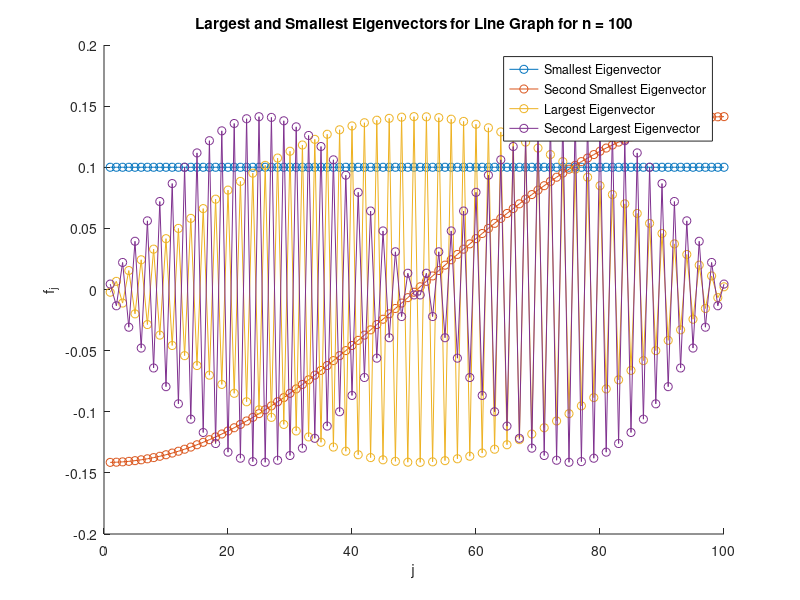
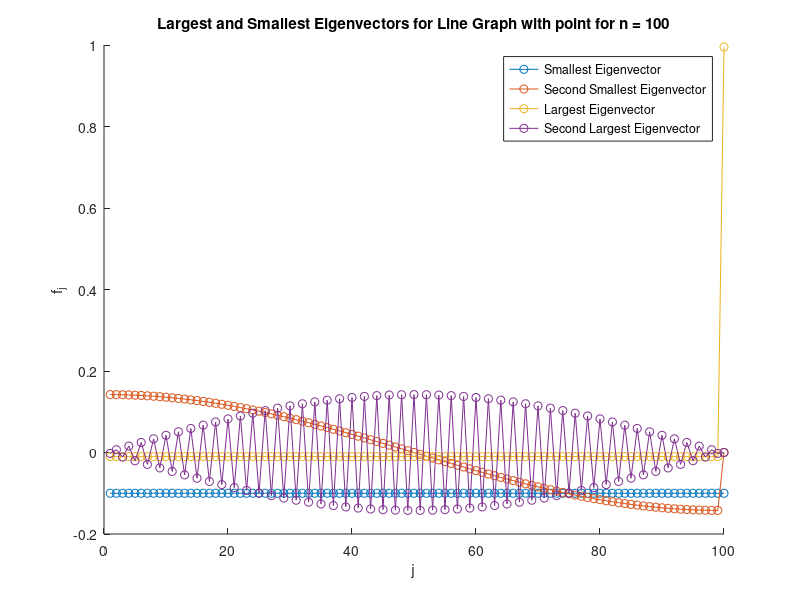
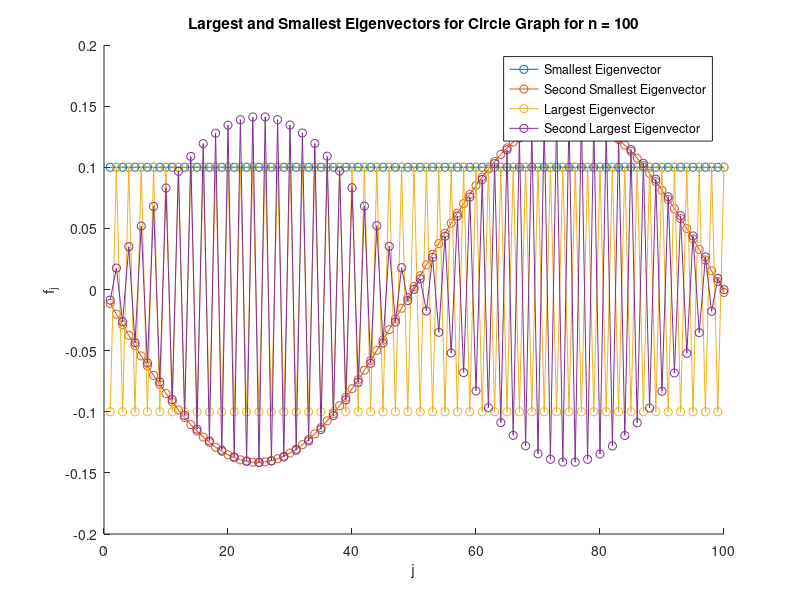
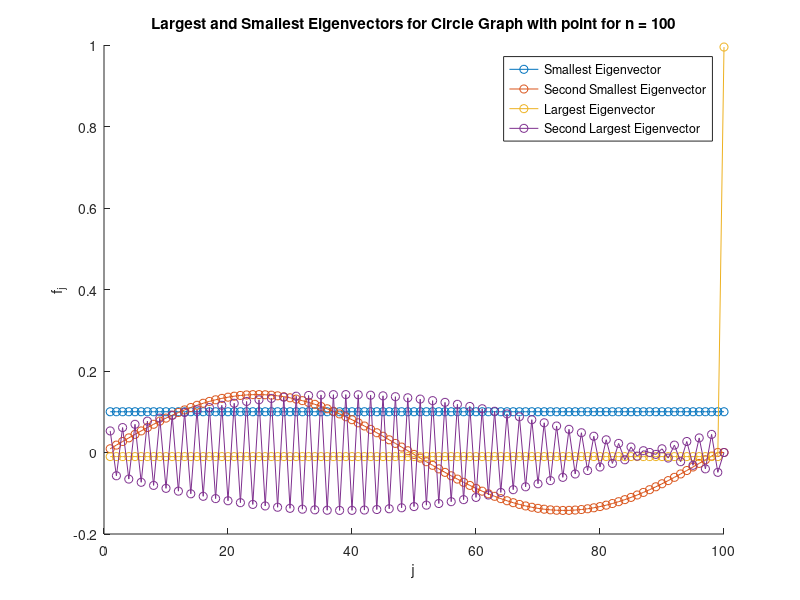

MATLAB code to generate these figures, in order: (Note: a time limit stopped this script after it produced the figures.)
% Building all 4 graph laplacians and computing their eigenvectors
n = 100;
% Line graph
L_line = zeros(n);
for i = 1:n
    if i == 1
        L_line(i,i) = 1;
        L_line(i,i+1) = -1;
    elseif i == n
        L_line(i,i) = 1;
        L_line(i,i-1) = -1;
    else
        L_line(i,i) = 2;
        L_line(i,i-1) = -1;
        L_line(i,i+1) = -1;
    end
end
[V_line, D_line] = eig(L_line);
[d_line, ind] = sort(diag(D_line));
V_line = V_line(:,ind);
% Line graph with point
L_line_point = zeros(n);
for i = 1:n
    if i == 1
        L_line_point(i,i) = 2;
        L_line_point(i,i+1) = -1;
        L_line_point(i,n) = -1;
    elseif i == n-1
        L_line_point(i,i) = 2;
        L_line_point(i,i-1) = -1;
        L_line_point(i,n) = -1;
    elseif i == n
        L_line_point(i,i) = n-1;
        L_line_point(i,1:n-1) = -ones(1,n-1);        
    else
        L_line_point(i,i) = 3;
        L_line_point(i,i-1) = -1;
        L_line_point(i,i+1) = -1;
        L_line_point(i, n) = -1;
    end
end
[V_line_point, D_line_point] = eig(L_line_point);
[d_line_point, ind] = sort(diag(D_line_point));
V_line_point = V_line_point(:,ind);
% Circle graph
L_circ = zeros(n);
for i = 1:n
    L_circ(i,i) = 2;
    if i == 1
        L_circ(i, i+1) = -1;
        L_circ(i,n) = -1;
    elseif i == n
        L_circ(i, 1) = -1;
        L_circ(i,i-1) = -1;
    else
        L_circ(i, i+1) = -1;
        L_circ(i, i-1) = -1;
    end
end
[V_circ, D_circ] = eig(L_circ);
[d_circ, ind] = sort(diag(D_circ));
V_circ = V_circ(:,ind);
% Circle graph with point
L_circ_point = zeros(n);
for i = 1:n
    if i == n
        L_circ_point(i,i) = n-1;
        L_circ_point(i,1:n-1) = -ones(1,n-1);
    elseif i == 1
        L_circ_point(i,i) = 3;
        L_circ_point(i, i+1) = -1;
        L_circ_point(i,n-1) = -1;
        L_circ_point(i,n) = -1;
    elseif i == n-1
        L_circ_point(i,i) = 3;
        L_circ_point(i, 1) = -1;
        L_circ_point(i,i-1) = -1;
        L_circ_point(i,n) = -1;
    else
        L_circ_point(i,i) = 3;
        L_circ_point(i, i+1) = -1;
        L_circ_point(i, i-1) = -1;
        L_circ_point(i,n) = -1;
    end
end
[V_circ_point, D_circ_point] = eig(L_circ_point);
[d_circ_point, ind] = sort(diag(D_circ_point));
V_circ_point = V_circ_point(:,ind);
% Plotting the 2 largest and smallest eigenvectors
figure(1)
hold on
plot(1:100, V_line(:,1), '-o','DisplayName', "Smallest Eigenvector")
plot(1:100, V_line(:,2), '-o', 'DisplayName', "Second Smallest Eigenvector")
plot(1:100, V_line(:,end), '-o', 'DisplayName', "Largest Eigenvector")
plot(1:100, V_line(:,end-1), '-o', 'DisplayName', "Second Largest Eigenvector")
xlabel('j')
ylabel('f_j')
title("Largest and Smallest Eigenvectors for Line Graph for n = 100")
legend
figure(2)
hold on
plot(1:100, V_line_point(:,1), '-o', 'DisplayName', "Smallest Eigenvector")
plot(1:100, V_line_point(:,2), '-o', 'DisplayName', "Second Smallest Eigenvector")
plot(1:100, V_line_point(:,end), '-o', 'DisplayName', "Largest Eigenvector")
plot(1:100, V_line_point(:,end-1), '-o', 'DisplayName', "Second Largest Eigenvector")
xlabel('j')
ylabel('f_j')
title("Largest and Smallest Eigenvectors for Line Graph with point for n = 100")
legend
figure(3)
hold on
plot(1:100, V_circ(:,1), '-o', 'DisplayName', "Smallest Eigenvector")
plot(1:100, V_circ(:,2), '-o', 'DisplayName', "Second Smallest Eigenvector")
plot(1:100, V_circ(:,end), '-o', 'DisplayName', "Largest Eigenvector")
plot(1:100, V_circ(:,end-1), '-o', 'DisplayName', "Second Largest Eigenvector")
xlabel('j')
ylabel('f_j')
title("Largest and Smallest Eigenvectors for Circle Graph for n = 100")
legend
figure(4)
hold on
plot(1:100, V_circ_point(:,1), '-o', 'DisplayName', "Smallest Eigenvector")
plot(1:100, V_circ_point(:,2), '-o', 'DisplayName', "Second Smallest Eigenvector")
plot(1:100, V_circ_point(:,end), '-o', 'DisplayName', "Largest Eigenvector")
plot(1:100, V_circ_point(:,end-1), '-o', 'DisplayName', "Second Largest Eigenvector")
xlabel('j')
ylabel('f_j')
title("Largest and Smallest Eigenvectors for Circle Graph with point for n = 100")
legend
% Graph embedding on eigenvector space
figure(5)
hold on
scatter(V_line(:,2), V_line(:,3), 'filled')
for i = 1:n
    for j = 1+1:n
        if L_line(i,j) == -1
            plot([V_line(i,2),V_line(j,2)],[V_line(i,3),V_line(j,3)], 'w')
        end
    end
end
xlabel('f_2')
ylabel('f_3')
title("Graph embedding for Line Graph for n = 100")
figure(6)
hold on
scatter(V_line_point(:,2), V_line_point(:,3), 'filled')
for i = 1:n
    for j = 1+1:n
        if L_line_point(i,j) == -1
            plot([V_line_point(i,2),V_line_point(j,2)],[V_line_point(i,3),V_line_point(j,3)], 'w')
        end
    end
end
xlabel('f_2')
ylabel('f_3')
title("Graph embedding for Line Graph with point for n = 100")
figure(7)
hold on
scatter(V_circ(:,2), V_circ(:,3), 'filled')
for i = 1:n
    for j = 1+1:n
        if L_circ(i,j) == -1
            plot([V_circ(i,2),V_circ(j,2)],[V_circ(i,3),V_circ(j,3)], 'w')
        end
    end
end
xlabel('f_2')
ylabel('f_3')
title("Graph embedding for Circle Graph for n = 100")
figure(8)
hold on
scatter(V_circ_point(:,2), V_circ_point(:,3), 'filled')
for i = 1:n
    for j = 1+1:n
        if L_circ_point(i,j) == -1
            plot([V_circ_point(i,2),V_circ_point(j,2)],[V_circ_point(i,3),V_circ_point(j,3)], 'w')
        end
    end
end
xlabel('f_2')
ylabel('f_3')
title("Graph embedding for Circle Graph with point for n = 100")
